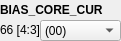
    <widget class="QWidget" name="widget_11" native="true">
     <property name="geometry">
      <rect>
       <x>710</x>
       <y>60</y>
       <width>121</width>
       <height>41</height>
      </rect>
     </property>
     <widget class="QLabel" name="label_493">
      <property name="geometry">
       <rect>
        <x>0</x>
        <y>0</y>
        <width>121</width>
        <height>20</height>
       </rect>
      </property>
      <property name="font">
       <font>
        <weight>75</weight>
        <bold>true</bold>
       </font>
      </property>
      <property name="text">
       <string>BIAS_CORE_CUR</string>
      </property>
     </widget>
     <widget class="QLabel" name="label_BIAS_CORE_CUR">
      <property name="geometry">
       <rect>
        <x>0</x>
        <y>20</y>
        <width>101</width>
        <height>20</height>
       </rect>
      </property>
      <property name="text">
       <string>66 [4:3]</string>
      </property>
     </widget>
     <widget class="QComboBox" name="comboBox_BIAS_CORE_CUR">
      <property name="geometry">
       <rect>
        <x>40</x>
        <y>20</y>
        <width>81</width>
        <height>21</height>
       </rect>
      </property>
      <item>
       <property name="text">
        <string>(00)</string>
       </property>
      </item>
      <item>
       <property name="text">
        <string>(01)</string>
       </property>
      </item>
      <item>
       <property name="text">
        <string>(10)</string>
       </property>
      </item>
      <item>
       <property name="text">
        <string>(11)</string>
       </property>
      </item>
     </widget>
    </widget>
